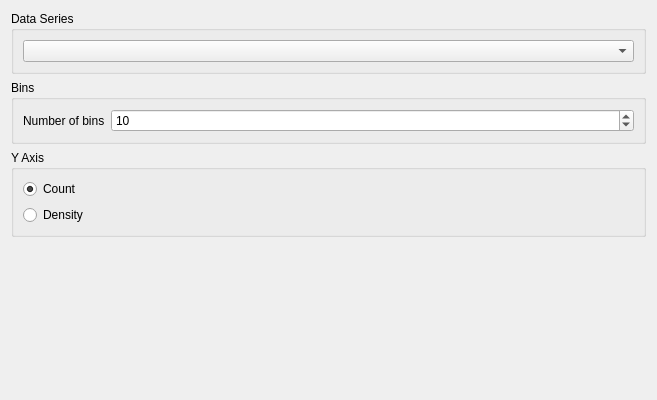
<?xml version="1.0" encoding="UTF-8"?>
<ui version="4.0">
 <class>DAChartAddHistogramWidget</class>
 <widget class="QWidget" name="DAChartAddHistogramWidget">
  <property name="geometry">
   <rect>
    <x>0</x>
    <y>0</y>
    <width>657</width>
    <height>400</height>
   </rect>
  </property>
  <property name="windowTitle">
   <string>Add Histogram</string>
  </property>
  <layout class="QVBoxLayout" name="verticalLayout_2">
   <item>
    <widget class="QGroupBox" name="groupBoxData">
     <property name="title">
      <string>Data Series</string>
     </property>
     <property name="flat">
      <bool>true</bool>
     </property>
     <layout class="QVBoxLayout" name="verticalLayout">
      <item>
       <widget class="DA::DADataManagerComboBox" name="comboBoxData"/>
      </item>
     </layout>
    </widget>
   </item>
   <item>
    <widget class="QGroupBox" name="groupBoxBins">
     <property name="title">
      <string>Bins</string>
     </property>
     <property name="flat">
      <bool>true</bool>
     </property>
     <layout class="QFormLayout" name="formLayout">
      <item row="0" column="0">
       <widget class="QLabel" name="labelBins">
        <property name="text">
         <string>Number of bins</string>
        </property>
       </widget>
      </item>
      <item row="0" column="1">
       <widget class="QSpinBox" name="spinBoxBins">
        <property name="minimum">
         <number>1</number>
        </property>
        <property name="maximum">
         <number>10000</number>
        </property>
        <property name="value">
         <number>10</number>
        </property>
       </widget>
      </item>
     </layout>
    </widget>
   </item>
   <item>
    <widget class="QGroupBox" name="groupBoxYAxis">
     <property name="title">
      <string>Y Axis</string>
     </property>
     <property name="flat">
      <bool>true</bool>
     </property>
     <layout class="QVBoxLayout" name="verticalLayout_3">
      <item>
       <widget class="QRadioButton" name="radioButtonCount">
        <property name="text">
         <string>Count</string>
        </property>
        <property name="checked">
         <bool>true</bool>
        </property>
       </widget>
      </item>
      <item>
       <widget class="QRadioButton" name="radioButtonDensity">
        <property name="text">
         <string>Density</string>
        </property>
       </widget>
      </item>
     </layout>
    </widget>
   </item>
   <item>
    <spacer name="verticalSpacer">
     <property name="orientation">
      <enum>Qt::Vertical</enum>
     </property>
     <property name="sizeHint" stdset="0">
      <size>
       <width>20</width>
       <height>40</height>
      </size>
     </property>
    </spacer>
   </item>
  </layout>
 </widget>
 <customwidgets>
  <customwidget>
   <class>DA::DADataManagerComboBox</class>
   <extends>QComboBox</extends>
   <header>DADataManagerComboBox.h</header>
  </customwidget>
 </customwidgets>
 <resources/>
 <connections/>
</ui>
